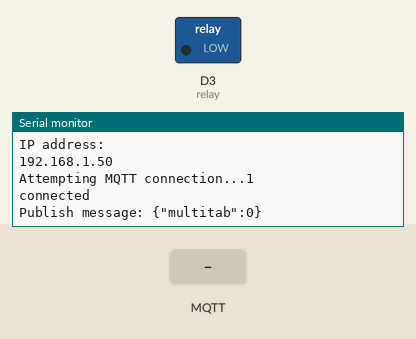
Recording of a sketch running on a simulated ESP8266 (NodeMCU). Shown: switched loads named in the sketch (green lamp = pin HIGH), the last lines printed to the serial monitor. The inputs (shaded band) are chosen by the test bench. WiFi joins after 1.5 s; servers stay silent unless stated; random numbers use the default seed unless the sketch sets one; no MQTT or app messages arrive unless stated.

Above: at 2.7 s.
2.8 s: MQTT message "multitab" arrives on the first subscribed topic
At 3.6 s:
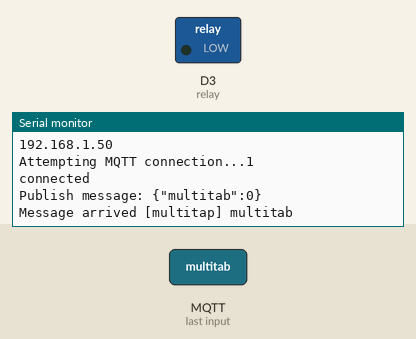
4.3 s: MQTT message "1" arrives on the first subscribed topic
At 4.8 s:
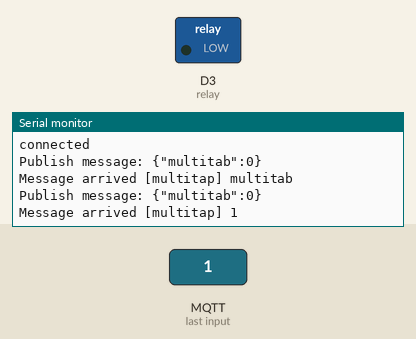
5.8 s: MQTT message "on" arrives on the first subscribed topic
At 5.96 s:
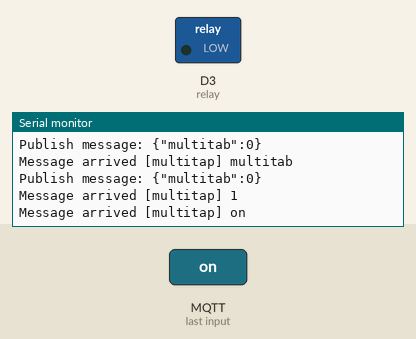

Measured:
- after the input at 2.8 s, the serial monitor: prints a new line at once (image 1)
- after the input at 4.3 s, the serial monitor: prints a new line at once (image 2)
- after the input at 5.8 s, the serial monitor: prints a new line at once (image 3)

The sketch:

mqtt_multitap.ino
```cpp
#include <ESP8266WiFi.h>
#include <PubSubClient.h>
#include <ArduinoJson.h>

const char* ssid = "HUJ";
const char* password = "159753asd";
const char* mqtt_server = "192.168.0.80";

WiFiClient espClient;
PubSubClient client(espClient);
unsigned long lastMsg = 0;
#define MSG_BUFFER_SIZE  (50)
char msg[MSG_BUFFER_SIZE];
int value = 0;
float distance = 0;

int trigPin = D4; // 초음파센서 출력핀
int echoPin = D5; // 초음파센서 입력핀
int relay = D3; // 릴레이모듈 출력핀

StaticJsonBuffer<200> jsonBuffer;
JsonObject& root = jsonBuffer.createObject();

void setup_wifi() {

  delay(10);
  // We start by connecting to a WiFi network
  Serial.println();
  Serial.print("Connecting to ");
  Serial.println(ssid);

  WiFi.mode(WIFI_STA);
  WiFi.begin(ssid, password);

  while (WiFi.status() != WL_CONNECTED) {
    delay(500);
    Serial.print(".");
  }

  randomSeed(micros());

  Serial.println("");
  Serial.println("WiFi connected");
  Serial.println("IP address: ");
  Serial.println(WiFi.localIP());
}

void callback(char* topic, byte* payload, unsigned int length) {
  Serial.print("Message arrived [");
  Serial.print(topic);
  Serial.print("] ");
  for (int i = 0; i < length; i++) {
    Serial.print((char)payload[i]);
  }
  Serial.println();

  String topic_a = topic;

  if(topic_a.equals("multitab")){
    if ((char)payload[0] == '1') { //on 입력했을 경우
        digitalWrite(relay, HIGH);
        Serial.println("1.1");
      } else if((char)payload[0] == '0') { //off 입력했을 경우
        digitalWrite(relay, LOW);
        Serial.println("1.0");
      } else if((char)payload[0] == '2') { //auto 입력했을 경우
        Serial.println("1.2");
        while(1){
            digitalWrite(trigPin, HIGH);
            delay(10);
            digitalWrite(trigPin, LOW);
            float duration = pulseIn(echoPin, HIGH); //echoPin이 HIGH를 유지한 시간(초음파가 보냈다가 다시 들어온 시간)
            distance = ((float)(340 * duration) / 10000) / 2; // 물체와의 거리

            Serial.print(distance);
            Serial.println("cm");

            if(distance <= 30) { //30cm내에 물체가 있을경우
              digitalWrite(relay, HIGH); // 릴레이 on
            }
            else{
              digitalWrite(relay, LOW); // 없을경우 릴레이 off
            }
            delay(200);

            if((char)payload[0] == '0'){ //off를 입력했을경우
              break; //거리로 멀티탭 조정을 멈춤
            }
          }
      }
    }
}

void reconnect() {
  // Loop until we're reconnected
  while (!client.connected()) {
    Serial.print("Attempting MQTT connection...");
    // Create a random client ID
    String clientId = "ESP8266Client-";
    clientId += String(random(0xffff), HEX);
    // Attempt to connect
    if (client.connect(clientId.c_str())) {
      Serial.println(client.connect(clientId.c_str()));
      Serial.println("connected");
      // Once connected, publish an announcement...
      //client.publish("outTopic", "hello world");
      // ... and resubscribe
      client.subscribe("multitap");
    } else {
      Serial.print("failed, rc=");
      Serial.print(client.state());
      Serial.println(" try again in 5 seconds");
      // Wait 5 seconds before retrying
      delay(5000);
    }
  }
}

void setup() {
  pinMode(relay, OUTPUT);
  pinMode(trigPin, OUTPUT);
  pinMode(echoPin, INPUT);
  Serial.begin(115200);
  setup_wifi();
  client.setServer(mqtt_server, 1883);
  client.setCallback(callback);
}

void loop() {

  if (!client.connected()) {
    reconnect();
  }
  client.loop();

  unsigned long now = millis();
  if (now - lastMsg > 2000) {
    lastMsg = now;
    ++value;
    root["multitab"] = distance;
    root.printTo(msg);
    //snprintf (msg, MSG_BUFFER_SIZE, "hello world #%ld", value);
    Serial.print("Publish message: ");
    Serial.println(msg);
    client.publish("/shc/multi", msg);
    client.subscribe("multitab");
  }
}
```
